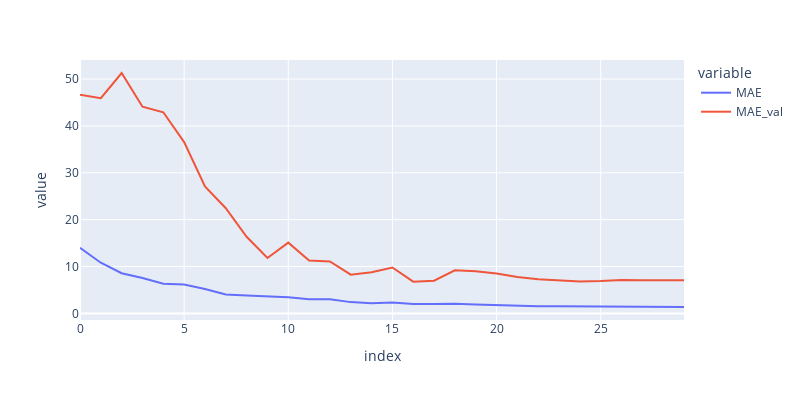

Notebook code for this chart:
### Code cell
#학습 선 그래프 생성
px.line(metrics, y=['MAE', 'MAE_val'], width=800, height=400)

### Figure 1 — Plotly figure (JSON) as saved in the notebook; plotly's stock layout.template omitted (floating-point values rounded to 4 significant figures)
{"data": [{"hovertemplate": "variable=MAE<br>index=%{x}<br>value=%{y}<extra></extra>", "legendgroup": "MAE", "line": {"color": "#636efa", "dash": "solid"}, "marker": {"symbol": "circle"}, "mode": "lines", "name": "MAE", "orientation": "v", "showlegend": true, "type": "scatter", "x": [0, 1, 2, 3, 4, 5, 6, 7, 8, 9, 10, 11, 12, 13, 14, 15, 16, 17, 18, 19, 20, 21, 22, 23, 24, 25, 26, 27, 28, 29], "xaxis": "x", "y": [14.01, 10.81, 8.572, 7.557, 6.323, 6.136, 5.218, 4.039, 3.793, 3.646, 3.417, 3.003, 3.02, 2.402, 2.146, 2.309, 2.016, 2.014, 2.068, 1.877, 1.718, 1.541, 1.51, 1.497, 1.465, 1.423, 1.398, 1.361, 1.385, 1.372], "yaxis": "y"}, {"hovertemplate": "variable=MAE_val<br>index=%{x}<br>value=%{y}<extra></extra>", "legendgroup": "MAE_val", "line": {"color": "#EF553B", "dash": "solid"}, "marker": {"symbol": "circle"}, "mode": "lines", "name": "MAE_val", "orientation": "v", "showlegend": true, "type": "scatter", "x": [0, 1, 2, 3, 4, 5, 6, 7, 8, 9, 10, 11, 12, 13, 14, 15, 16, 17, 18, 19, 20, 21, 22, 23, 24, 25, 26, 27, 28, 29], "xaxis": "x", "y": [46.64, 45.93, 51.29, 44.09, 42.91, 36.54, 27.11, 22.43, 16.35, 11.83, 15.09, 11.28, 11.08, 8.251, 8.775, 9.794, 6.759, 6.968, 9.183, 9.003, 8.487, 7.742, 7.296, 7.135, 6.815, 6.889, 7.115, 7.063, 7.05, 7.091], "yaxis": "y"}], "layout": {"height": 400, "legend": {"title": {"text": "variable"}, "tracegroupgap": 0}, "margin": {"t": 60}, "width": 800, "xaxis": {"anchor": "y", "domain": [0, 1], "title": {"text": "index"}}, "yaxis": {"anchor": "x", "domain": [0, 1], "title": {"text": "value"}}}}
